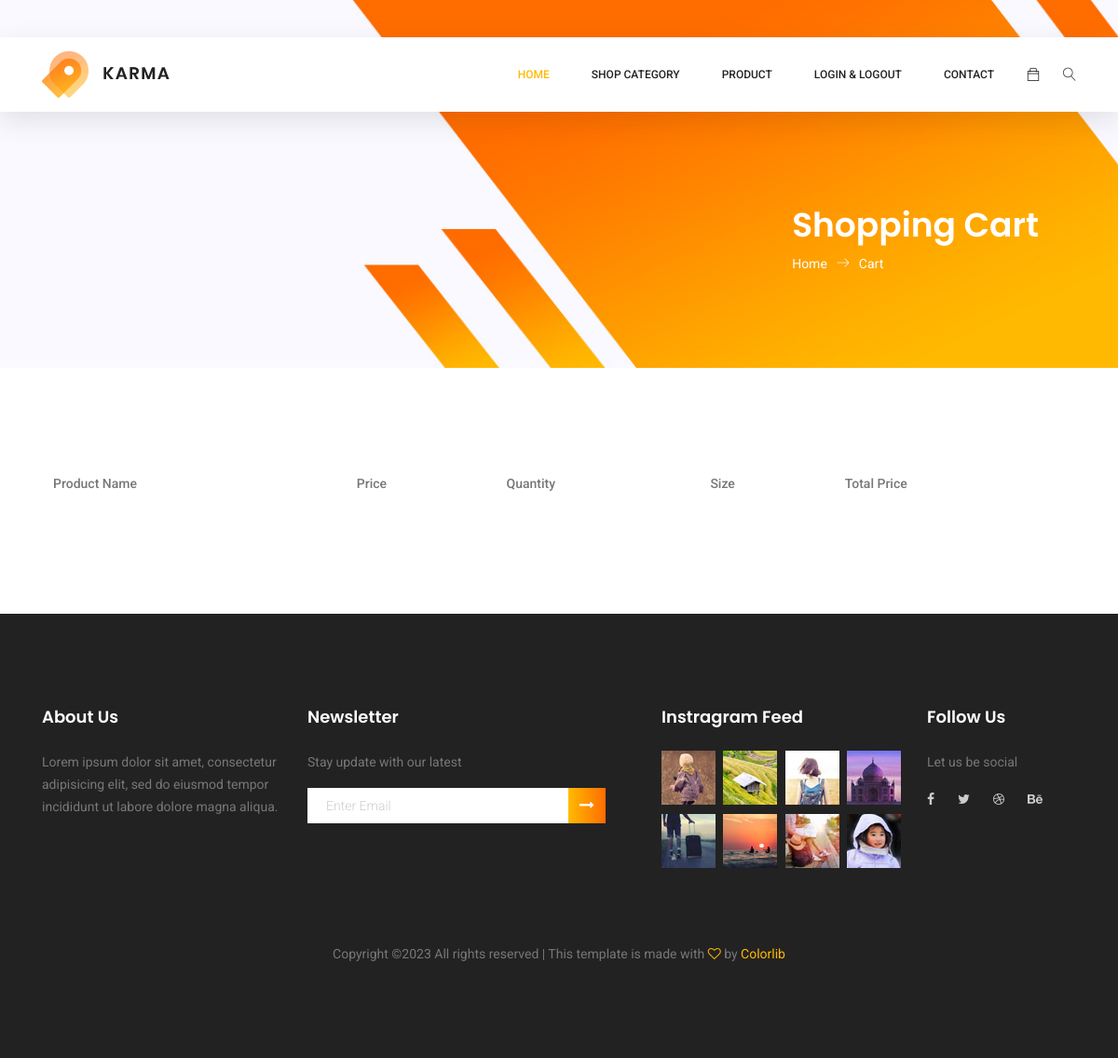
Before: /cart/ with the older database file.
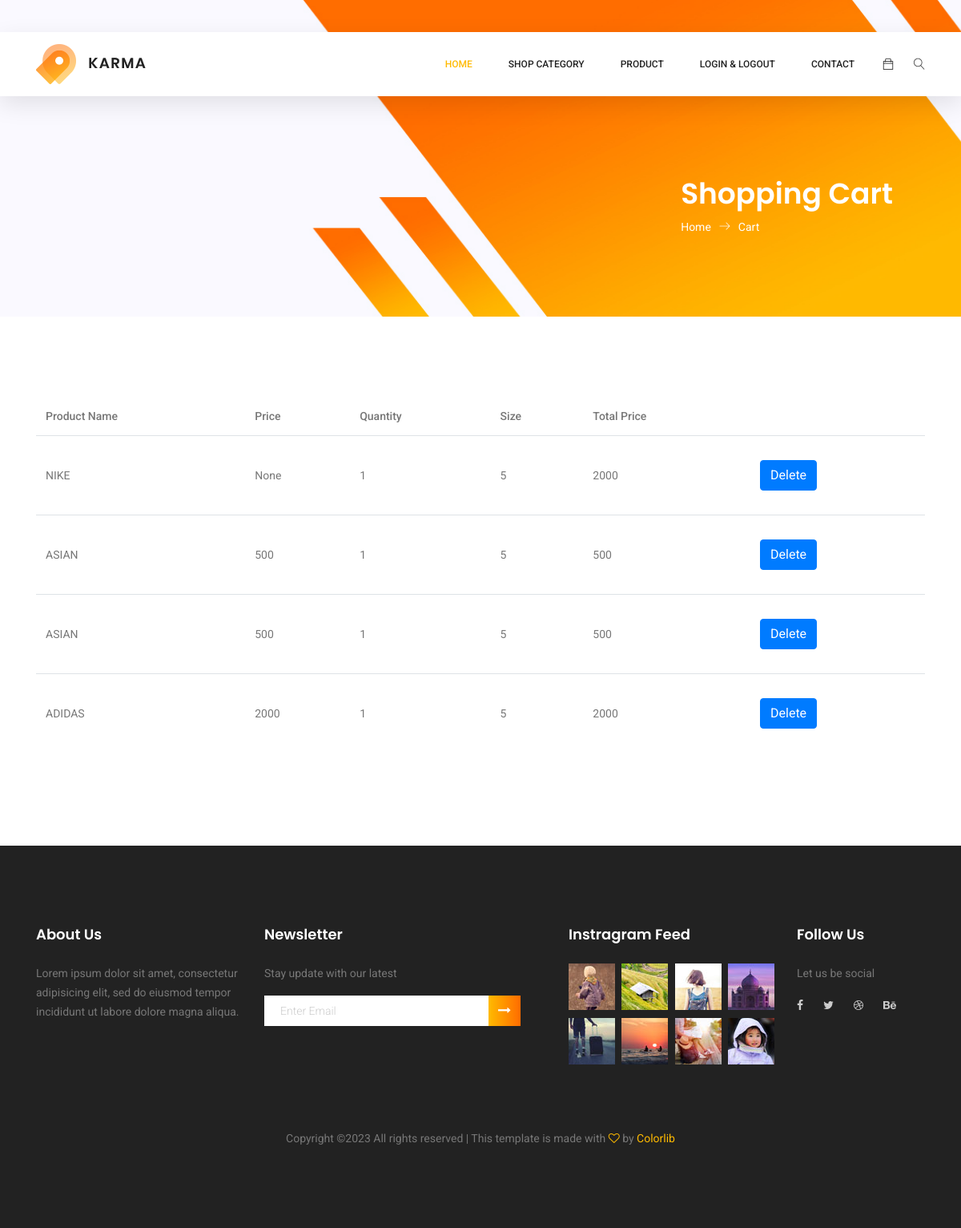
After: the same page with the newer database file.
### ShoesWebpage/models.py (models this page shows)
class cartdb(models.Model):
    name=models.CharField(max_length=100,null=True,blank=True)
    price = models.IntegerField(null=True, blank=True)
    quantity=models.IntegerField(null=True,blank=True)
    size=models.IntegerField(null=True,blank=True)
    total=models.IntegerField(null=True,blank=True)

### ShoesWebpage/views.py (the view)
# urls.py: path('cart/', views.cart, name="cart"),
def cart(request):
    da = category_data.objects.all()
    data = cartdb.objects.all()
    return render(request, 'Cart_Product.html', {'data': data, 'da': da})

### ShoesWebpage/templates/Cart_Product.html (shortened to what this page needs)
<!DOCTYPE html>
{% load static %}
<html lang="zxx" class="no-js">
<head>
    <link rel="stylesheet" href="{% static 'css/linearicons.css' %}">
    <link rel="stylesheet" href="{% static 'css/owl.carousel.css' %}">
    <link rel="stylesheet" href="{% static 'css/font-awesome.min.css' %}">
    <link rel="stylesheet" href="{% static 'css/themify-icons.css' %}">
    <link rel="stylesheet" href="{% static 'css/nice-select.css' %}">
    <link rel="stylesheet" href="{% static 'css/nouislider.min.css' %}">
    <link rel="stylesheet" href="{% static 'css/bootstrap.css' %}">
    <link rel="stylesheet" href="{% static 'css/main.css' %}">
</head>
<body>
	<header class="header_area sticky-header">
		<div class="main_menu">
			<nav class="navbar navbar-expand-lg navbar-light main_box">
				<div class="container">
					<a class="navbar-brand logo_h" href="index.html"><img src="img/logo.png" alt=""></a>
					<div class="collapse navbar-collapse offset" id="navbarSupportedContent">
						<ul class="nav navbar-nav menu_nav ml-auto">
							<li class="nav-item active"><a class="nav-link" href="{% url 'mainpage' %}">Home</a></li>
							<li class="nav-item submenu dropdown">
								<a href="#" class="nav-link dropdown-toggle" data-toggle="dropdown" role="button" aria-haspopup="true"
								 aria-expanded="false">Shop Category</a>
							</li>
							<li class="nav-item submenu dropdown">
								<a href="#" class="nav-link dropdown-toggle" data-toggle="dropdown" role="button" aria-haspopup="true"
								 aria-expanded="false">Product</a>
							</li>
							<li class="nav-item submenu dropdown">
								<a href="#" class="nav-link dropdown-toggle" data-toggle="dropdown" role="button" aria-haspopup="true"
								 aria-expanded="false">Login & Logout</a>
							</li>
							<li class="nav-item"><a class="nav-link" href="{% url 'contactpage' %}">Contact</a></li>
						</ul>
						<ul class="nav navbar-nav navbar-right">
							<li class="nav-item"><a href="#" class="cart"><span class="ti-bag"></span></a></li>
							<li class="nav-item">
								<button class="search"><span class="lnr lnr-magnifier" id="search"></span></button>
							</li>
						</ul>
					</div>
				</div>
			</nav>
		</div>
	</header>
    <section class="banner-area organic-breadcrumb">
        <div class="container">
            <div class="breadcrumb-banner d-flex flex-wrap align-items-center justify-content-end">
                <div class="col-first">
                    <h1>Shopping Cart</h1>
                    <nav class="d-flex align-items-center">
                        <a href="index.html">Home<span class="lnr lnr-arrow-right"></span></a>
                        <a href="category.html">Cart</a>
                    </nav>
                </div>
            </div>
        </div>
    </section>
    <section class="cart_area">
        <div class="container">
            <div class="cart_inner">
                <div class="table-responsive">
                    <table class="table">
                        <thead>
                            <tr>
                                <th scope="col">Product Name</th>
                                <th scope="col">Price</th>
                                <th scope="col">Quantity</th>
                                <th scope="col">Size</th>
                                <th scope="col">Total Price</th>
                            </tr>
                        </thead>
		{% for i in data %}
                        <tr>
							<td>{{i.name}}</td>
							<td>{{i.price}}</td>
                            <td>{{i.quantity}}</td>
                           <td>{{i.size}}</td>
							<td>{{i.total}}</td>
                            			<td>
                            <form action="{% url 'deleteitem' dataid=i.id %}">
                                 <button type="submit" class="btn btn-primary">Delete</button>
                            </form>
                        </td>
                        </tr>
                    {% endfor %}
						  </table>
                </div>
            </div>
        </div>
    </section>
    <footer class="footer-area section_gap">
        <div class="container">
            <div class="row">
                <div class="col-lg-3  col-md-6 col-sm-6">
                    <div class="single-footer-widget">
                        <h6>About Us</h6>
                        <p>
                            Lorem ipsum dolor sit amet, consectetur adipisicing elit, sed do eiusmod tempor incididunt
                            ut labore dolore
                            magna aliqua.
                        </p>
                    </div>
                </div>
                <div class="col-lg-4  col-md-6 col-sm-6">
                    <div class="single-footer-widget">
                        <h6>Newsletter</h6>
                        <p>Stay update with our latest</p>
                        <div class="" id="mc_embed_signup">
                            <form target="_blank" novalidate="true" action="https://spondonit.us12.list-manage.com/subscribe/post?u=1462626880ade1ac87bd9c93a&amp;id=92a4423d01"
                                method="get" class="form-inline">
                                <div class="d-flex flex-row">
                                    <input class="form-control" name="EMAIL" placeholder="Enter Email" onfocus="this.placeholder = ''"
                                        onblur="this.placeholder = 'Enter Email '" required="" type="email">
                                    <button class="click-btn btn btn-default"><i class="fa fa-long-arrow-right"
                                            aria-hidden="true"></i></button>
                                </div>
                            </form>
                        </div>
                    </div>
                </div>
                <div class="col-lg-3  col-md-6 col-sm-6">
                    <div class="single-footer-widget mail-chimp">
                        <h6 class="mb-20">Instragram Feed</h6>
                        <ul class="instafeed d-flex flex-wrap">
                            <li><img src="img/i1.jpg" alt=""></li>
                            <li><img src="img/i2.jpg" alt=""></li>
                            <li><img src="img/i3.jpg" alt=""></li>
                            <li><img src="img/i4.jpg" alt=""></li>
                            <li><img src="img/i5.jpg" alt=""></li>
                            <li><img src="img/i6.jpg" alt=""></li>
                            <li><img src="img/i7.jpg" alt=""></li>
                            <li><img src="img/i8.jpg" alt=""></li>
                        </ul>
                    </div>
                </div>
                <div class="col-lg-2 col-md-6 col-sm-6">
                    <div class="single-footer-widget">
                        <h6>Follow Us</h6>
                        <p>Let us be social</p>
                        <div class="footer-social d-flex align-items-center">
                            <a href="#"><i class="fa fa-facebook"></i></a>
                            <a href="#"><i class="fa fa-twitter"></i></a>
                            <a href="#"><i class="fa fa-dribbble"></i></a>
                            <a href="#"><i class="fa fa-behance"></i></a>
                        </div>
                    </div>
                </div>
            </div>
            <div class="footer-bottom d-flex justify-content-center align-items-center flex-wrap">
                <p class="footer-text m-0">
Copyright &copy;<script>document.write(new Date().getFullYear());</script> All rights reserved | This template is made with <i class="fa fa-heart-o" aria-hidden="true"></i> by <a href="https://colorlib.com" target="_blank">Colorlib</a>
</p>
            </div>
        </div>
    </footer>
</body>
</html>

Changed rows visible on the page:
added cartdb: name "NIKE", price "None", quantity "1", size "5", total "2000"
added cartdb: name "ASIAN", price "500", quantity "1", size "5", total "500"
added cartdb: name "ASIAN", price "500", quantity "1", size "5", total "500"
added cartdb: name "ADIDAS", price "2000", quantity "1", size "5", total "2000"
